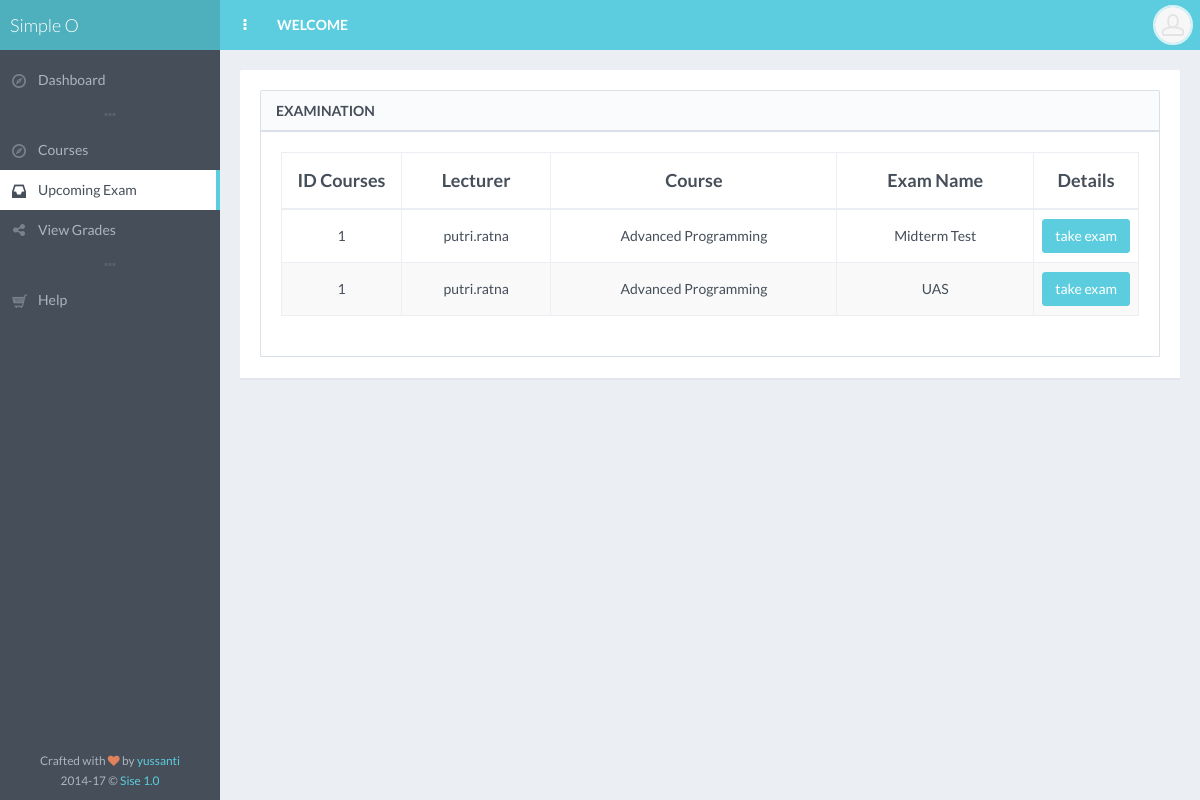
The app's page /seeExamStud.php (signed in) with its own data.
### tables this page shows
CREATE TABLE `tb_exam` (
  `idmk` int(11) NOT NULL COMMENT 'kode matakuliah (id) dari ujian tersebut',
  `idtest` int(20) NOT NULL COMMENT 'kode dari ujian',
  `exam` varchar(20) NOT NULL COMMENT 'nama ujian',
  `username` varchar(40) NOT NULL
);

CREATE TABLE `tb_courses` (
  `idmk` int(11) NOT NULL,
  `courses` varchar(40) NOT NULL,
  `username` varchar(30) NOT NULL
);

### seeExamStud.php (the view, shortened to what this page needs)
<?php include 'inc/template_start.php'; ?>
<?php include 'inc/page_head.php'; ?>
<div id="page-content">
    <div class="block">
    <div class="block full">
        <div class="block-title">
            <h2>Examination</h2>
        </div>
        <div class="table-responsive">
            <table id="example-datatable" class="table table-striped table-bordered table-vcenter">
                <thead>
                    <tr>
                        <th style="width: 120px;" class="text-center">ID Courses</th>
                        <th class="text-center">Lecturer</th>
                        <th class="text-center">Course</th>
                        <th class="text-center">Exam Name</th>
                        <th class="text-center" style="width: 75px;">Details</th>
                    </tr>
                </thead>
                <tbody>
                   <tr>
                        <?php
                        if (isset($idmk)) {
                            $idmk = $_GET['idmk'];
                            $username=$_SESSION['username'];
                            $query1 = mysql_query("SELECT * FROM tb_exam INNER JOIN tb_courses ON tb_exam.idmk = tb_courses.idmk where idmk='$idmk'");
                        } else {
                           $query1 = mysql_query("SELECT * FROM tb_exam INNER JOIN tb_courses ON tb_exam.idmk = tb_courses.idmk");
                        }
                    while($baris1=mysql_fetch_array($query1)) {
                    ?>
                    <tr>
                        <td><center><?php echo $baris1['idmk'] ;?></center></td>
                        <td><center><?php echo $baris1['username'] ;?></center></td>
                        <td><center><?php echo $baris1['courses'] ;?></center></td>
                        <td><center><?php echo $baris1['exam'] ;?></center></td>
                        <td class="text-center">
                             <a href="takeExamStud.php?idmk=<?php echo $baris1['idmk'];?>&idtest=<?php echo $baris1['idtest'];?>" data-toggle="tooltip" title="Take Exam"><button type="submit" name="take" id="submit"  value="take exam" class="btn btn-effect-ripple btn-primary">take exam</button></a>
                        </td>
                    </tr>
                    <?php } ?>
                </tbody>
            </table>
        </div>
    </div>
    </div>
</div>
<?php include 'inc/page_footer.php'; ?>
<?php include 'inc/template_end.php'; ?>

### css/main.css (style rules this page uses)
body { font-family: "Lato", "Helvetica Neue", Helvetica, Arial, sans-serif; color: #454e59; background-color: #454e59; }
#page-content { padding: 10px 5px 1px; background-color: #ebeef2; }
#page-container.header-fixed-top #page-content { padding-top: 60px; }
.block { margin: 0 0 10px; padding: 20px 15px 1px; background-color: #ffffff; border-top-left-radius: 2px; border-top-right-radius: 2px; -webkit-box-shadow: 0 2px 0 rgba(218, 224, 232, .5); box-shadow: 0 2px 0 rgba(218, 224, 232, .5); }
.block .block { border: 1px solid #dae0e8; -webkit-box-shadow: none; box-shadow: none; }
.block.full { padding: 20px 15px; }
.block-title { margin: -20px -15px 20px; border-bottom: 2px solid #dae0e8; border-top-left-radius: 2px; border-top-right-radius: 2px; background: rgba(218, 224, 232, .15); }
.block-title h1, .block-title h2, .block-title h3, .block-title h4, .block-title h5, .block-title h6 { display: inline-block; font-size: 14px; line-height: 1.4; margin: 0; padding: 10px 15px 9px; font-weight: 600; text-transform: uppercase; }
h1, h2, h3, h4, h5, h6, .h1, .h2, .h3, .h4, .h5, .h6 { font-family: "Lato", "Helvetica Neue", Helvetica, Arial, sans-serif; font-weight: 300; }
h1, h2, h3 { margin-bottom: 15px; }
.text-primary, .text-primary:hover, a, a:hover, a:focus, a.text-primary, a.text-primary:hover, a.text-primary:focus { color: #5ccdde; }
.table.table-vcenter th, .table.table-vcenter td { vertical-align: middle; }
.table thead > tr > th { font-size: 18px; font-weight: 600; }
.table thead > tr > th, .table thead > tr > td, .table tfoot > tr > th, .table tfoot > tr > td { padding-top: 15px; padding-bottom: 15px; }
.table tbody > tr > th, .table tbody > tr > td { padding-top: 8px; padding-bottom: 8px; }
.table thead > tr > th, .table tbody > tr > th, .table tfoot > tr > th, .table thead > tr > td, .table tbody > tr > td, .table tfoot > tr > td, .table tbody + tbody, .table-bordered, .table-bordered > thead > tr > th, .table-bordered > tbody > tr > th, .table-bordered > tfoot > tr > th, .table-bordered > thead > tr > td, .table-bordered > tbody > tr > td, .table-bordered > tfoot > tr > td { border-color: #ebeef2; }
.btn { margin: 1px 0; background-color: #ffffff; border-radius: 3px; }
.btn-primary { background-color: #5ccdde; border-color: #5ccdde; }
p, .table, .alert, .carousel { margin-bottom: 20px; }
@media screen and (min-width: 768px) { #page-content { padding: 20px 20px 1px; } }
@media screen and (min-width: 768px) { #page-container.header-fixed-top #page-content { padding-top: 70px; } }
@media screen and (min-width: 768px) { .content-header, .content-header-media .header-section, .block, .block.full, .modal-body { padding-left: 20px; padding-right: 20px; } }
@media screen and (min-width: 768px) { .block, .widget { margin-bottom: 20px; } }
@media screen and (min-width: 768px) { .block-title { margin-left: -20px; margin-right: -20px; } }

### records on screen
tb_exam: tb_courses.idmk "1", tb_courses.username "putri.ratna", tb_courses.courses "Advanced Programming", exam "Midterm Test"
tb_exam: tb_courses.idmk "1", tb_courses.username "putri.ratna", tb_courses.courses "Advanced Programming", exam "UAS"

### other values on screen
$link['name'] "Dashboard"
$link['name'] "Courses"
$link['name'] "Upcoming Exam"
$link['name'] "View Grades"
$link['name'] "Help"
$template['name'] "Sise"
$template['version'] "1.0"
$template['header_link'] "WELCOME"
